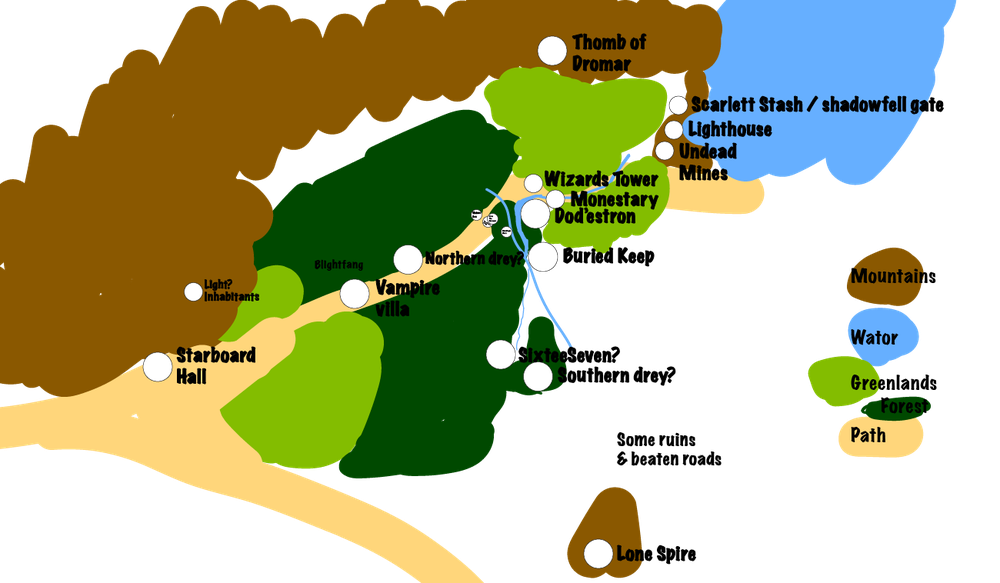
#> input picture GreaterDodestron.png, 1000 x 583 px, shrunk from 1300 x 758 before the run
$ python splitter.py
#> lines starting #> are read from the running program, lines starting #| are printed output that depends on the picture
import os
import math
#pip install pillow to use PIL
from PIL import Image

image_name = "GreaterDodestron"
exten = ".png"
output_folder = "1"
im = Image.open(image_name + exten)
#> im is the input picture: PIL image 1000x583 RGBA; mean R, G, B, A 69.6, 72.2, 30.4, 144.7
width_in_tiles = math.ceil(im.width / 256)
#> width_in_tiles = 4
heigth_in_tiles = math.ceil(im.height / 256)
#> heigth_in_tiles = 3

if not os.path.exists(output_folder):
	os.makedirs(output_folder)
	print("Created directory: " + output_folder)

print("converting files...")
crop_directory = os.path.join(os.getcwd(), output_folder)
for i in range(width_in_tiles):
	for j in range(heigth_in_tiles):
		final_directory = os.path.join(crop_directory, str(j))
		if not os.path.exists(final_directory):
			os.makedirs(final_directory)
			print("Created directory: " + final_directory)
		im.transform((256, 256), Image.EXTENT, (i * 256, j * 256, (i + 1) * 256, (j + 1) * 256)).save(final_directory + "/" + str(i) + ".png")
#> this loop made 4 passes
#> pass 1, `im.transform((256, 256), Image.EXTENT, (i * 256, j * 256, (i + 1) * 25..`:
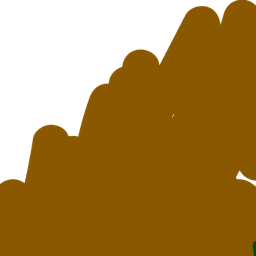
#> saved as 0.png: PIL image 256x256 RGBA; mean R, G, B, A 99, 63.1, 0, 180.2; transparent parts drawn white
#> pass 1, `im.transform((256, 256), Image.EXTENT, (i * 256, j * 256, (i + 1) * 25..`:
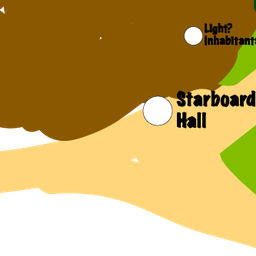
#> saved as 0.png: PIL image 256x256 RGBA; mean R, G, B, A 149.8, 117.6, 44.5, 206; transparent parts drawn white
#> pass 2, `im.transform((256, 256), Image.EXTENT, (i * 256, j * 256, (i + 1) * 25..`:
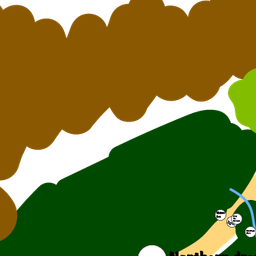
#> saved as 1.png: PIL image 256x256 RGBA; mean R, G, B, A 71.9, 77.2, 4.9, 218.8; transparent parts drawn white
print("done")
